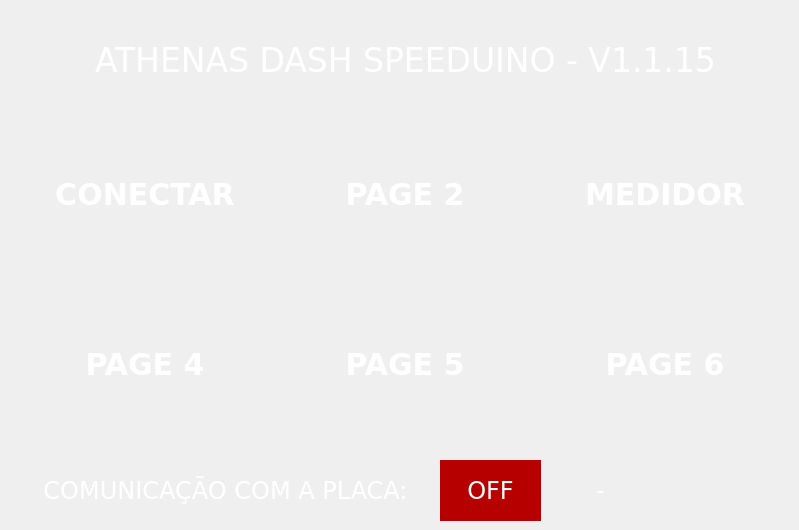
    <widget class="QWidget" name="page_0_main">
     <widget class="QPushButton" name="btnPage2">
      <property name="geometry">
       <rect>
        <x>280</x>
        <y>120</y>
        <width>250</width>
        <height>150</height>
       </rect>
      </property>
      <property name="font">
       <font>
        <family>Verdana</family>
        <pointsize>-1</pointsize>
        <bold>true</bold>
        <underline>false</underline>
        <strikeout>false</strikeout>
       </font>
      </property>
      <property name="autoFillBackground">
       <bool>false</bool>
      </property>
      <property name="styleSheet">
       <string notr="true">        QPushButton {
            background: qlineargradient(x1: 0, y1: 0, x2: 0, y2: 1,
                                        stop: 0.05 #630303, stop: 1 #4cc7c9);
            border-radius: 8px;
            color: #ffffff;
            font-family: Verdana;
            font-size: 30px;
            font-weight: bold;
            padding: 13px 32px;
            text-decoration: none;
        }
        QPushButton:hover {
            background: qlineargradient(x1: 0, y1: 0, x2: 0, y2: 1,
                                        stop: 0.05 #4cc7c9, stop: 1 #630303);
        }
        QPushButton:pressed {
            position:relative;
            top:1px;
        }</string>
      </property>
      <property name="text">
       <string>PAGE 2</string>
      </property>
     </widget>
     <widget class="QPushButton" name="btnPage3">
      <property name="geometry">
       <rect>
        <x>540</x>
        <y>120</y>
        <width>250</width>
        <height>150</height>
       </rect>
      </property>
      <property name="font">
       <font>
        <family>Verdana</family>
        <pointsize>-1</pointsize>
        <bold>true</bold>
        <underline>false</underline>
        <strikeout>false</strikeout>
       </font>
      </property>
      <property name="autoFillBackground">
       <bool>false</bool>
      </property>
      <property name="styleSheet">
       <string notr="true">        QPushButton {
            background: qlineargradient(x1: 0, y1: 0, x2: 0, y2: 1,
                                        stop: 0.05 #630303, stop: 1 #4cc7c9);
            border-radius: 8px;
            color: #ffffff;
            font-family: Verdana;
            font-size: 30px;
            font-weight: bold;
            padding: 13px 32px;
            text-decoration: none;
        }
        QPushButton:hover {
            background: qlineargradient(x1: 0, y1: 0, x2: 0, y2: 1,
                                        stop: 0.05 #4cc7c9, stop: 1 #630303);
        }
        QPushButton:pressed {
            position:relative;
            top:1px;
        }</string>
      </property>
      <property name="text">
       <string>MEDIDOR</string>
      </property>
     </widget>
     <widget class="QPushButton" name="btnPage1">
      <property name="geometry">
       <rect>
        <x>20</x>
        <y>120</y>
        <width>250</width>
        <height>150</height>
       </rect>
      </property>
      <property name="font">
       <font>
        <family>Verdana</family>
        <pointsize>-1</pointsize>
        <bold>true</bold>
        <underline>false</underline>
        <strikeout>false</strikeout>
       </font>
      </property>
      <property name="mouseTracking">
       <bool>true</bool>
      </property>
      <property name="tabletTracking">
       <bool>false</bool>
      </property>
      <property name="autoFillBackground">
       <bool>false</bool>
      </property>
      <property name="styleSheet">
       <string notr="true">        QPushButton {
            background: qlineargradient(x1: 0, y1: 0, x2: 0, y2: 1,
                                        stop: 0.05 #630303, stop: 1 #4cc7c9);
            border-radius: 8px;
            color: #ffffff;
            font-family: Verdana;
            font-size: 30px;
            font-weight: bold;
            padding: 13px 32px;
            text-decoration: none;
        }
        QPushButton:hover {
            background: qlineargradient(x1: 0, y1: 0, x2: 0, y2: 1,
                                        stop: 0.05 #4cc7c9, stop: 1 #630303);
        }
        QPushButton:pressed {
            position:relative;
            top:1px;
        }</string>
      </property>
      <property name="text">
       <string>CONECTAR</string>
      </property>
     </widget>
     <widget class="QLabel" name="label_6">
      <property name="geometry">
       <rect>
        <x>40</x>
        <y>30</y>
        <width>731</width>
        <height>61</height>
       </rect>
      </property>
      <property name="font">
       <font>
        <family>Verdana</family>
        <pointsize>25</pointsize>
       </font>
      </property>
      <property name="styleSheet">
       <string notr="true">color: rgb(255, 255, 255);</string>
      </property>
      <property name="text">
       <string>ATHENAS DASH SPEEDUINO - V1.1.15</string>
      </property>
      <property name="alignment">
       <set>Qt::AlignCenter</set>
      </property>
     </widget>
     <widget class="QPushButton" name="btnPage5">
      <property name="geometry">
       <rect>
        <x>280</x>
        <y>290</y>
        <width>250</width>
        <height>150</height>
       </rect>
      </property>
      <property name="font">
       <font>
        <family>Verdana</family>
        <pointsize>-1</pointsize>
        <bold>true</bold>
        <underline>false</underline>
        <strikeout>false</strikeout>
       </font>
      </property>
      <property name="autoFillBackground">
       <bool>false</bool>
      </property>
      <property name="styleSheet">
       <string notr="true">        QPushButton {
            background: qlineargradient(x1: 0, y1: 0, x2: 0, y2: 1,
                                        stop: 0.05 #630303, stop: 1 #4cc7c9);
            border-radius: 8px;
            color: #ffffff;
            font-family: Verdana;
            font-size: 30px;
            font-weight: bold;
            padding: 13px 32px;
            text-decoration: none;
        }
        QPushButton:hover {
            background: qlineargradient(x1: 0, y1: 0, x2: 0, y2: 1,
                                        stop: 0.05 #4cc7c9, stop: 1 #630303);
        }
        QPushButton:pressed {
            position:relative;
            top:1px;
        }</string>
      </property>
      <property name="text">
       <string>PAGE 5</string>
      </property>
     </widget>
     <widget class="QPushButton" name="btnPage6">
      <property name="geometry">
       <rect>
        <x>540</x>
        <y>290</y>
        <width>250</width>
        <height>150</height>
       </rect>
      </property>
      <property name="font">
       <font>
        <family>Verdana</family>
        <pointsize>-1</pointsize>
        <bold>true</bold>
        <underline>false</underline>
        <strikeout>false</strikeout>
       </font>
      </property>
      <property name="autoFillBackground">
       <bool>false</bool>
      </property>
      <property name="styleSheet">
       <string notr="true">        QPushButton {
            background: qlineargradient(x1: 0, y1: 0, x2: 0, y2: 1,
                                        stop: 0.05 #630303, stop: 1 #4cc7c9);
            border-radius: 8px;
            color: #ffffff;
            font-family: Verdana;
            font-size: 30px;
            font-weight: bold;
            padding: 13px 32px;
            text-decoration: none;
        }
        QPushButton:hover {
            background: qlineargradient(x1: 0, y1: 0, x2: 0, y2: 1,
                                        stop: 0.05 #4cc7c9, stop: 1 #630303);
        }
        QPushButton:pressed {
            position:relative;
            top:1px;
        }</string>
      </property>
      <property name="text">
       <string>PAGE 6</string>
      </property>
     </widget>
     <widget class="QPushButton" name="btnPage4">
      <property name="geometry">
       <rect>
        <x>20</x>
        <y>290</y>
        <width>250</width>
        <height>150</height>
       </rect>
      </property>
      <property name="font">
       <font>
        <family>Verdana</family>
        <pointsize>-1</pointsize>
        <bold>true</bold>
        <underline>false</underline>
        <strikeout>false</strikeout>
       </font>
      </property>
      <property name="mouseTracking">
       <bool>true</bool>
      </property>
      <property name="tabletTracking">
       <bool>false</bool>
      </property>
      <property name="autoFillBackground">
       <bool>false</bool>
      </property>
      <property name="styleSheet">
       <string notr="true">        QPushButton {
            background: qlineargradient(x1: 0, y1: 0, x2: 0, y2: 1,
                                        stop: 0.05 #630303, stop: 1 #4cc7c9);
            border-radius: 8px;
            color: #ffffff;
            font-family: Verdana;
            font-size: 30px;
            font-weight: bold;
            padding: 13px 32px;
            text-decoration: none;
        }
        QPushButton:hover {
            background: qlineargradient(x1: 0, y1: 0, x2: 0, y2: 1,
                                        stop: 0.05 #4cc7c9, stop: 1 #630303);
        }
        QPushButton:pressed {
            position:relative;
            top:1px;
        }</string>
      </property>
      <property name="text">
       <string>PAGE 4</string>
      </property>
     </widget>
     <widget class="QLabel" name="label_7">
      <property name="geometry">
       <rect>
        <x>30</x>
        <y>460</y>
        <width>391</width>
        <height>61</height>
       </rect>
      </property>
      <property name="font">
       <font>
        <family>Verdana</family>
        <pointsize>18</pointsize>
       </font>
      </property>
      <property name="styleSheet">
       <string notr="true">color: rgb(255, 255, 255);</string>
      </property>
      <property name="text">
       <string>COMUNICAÇÃO COM A PLACA:</string>
      </property>
      <property name="alignment">
       <set>Qt::AlignCenter</set>
      </property>
     </widget>
     <widget class="QLabel" name="labelComStatus">
      <property name="geometry">
       <rect>
        <x>440</x>
        <y>460</y>
        <width>101</width>
        <height>61</height>
       </rect>
      </property>
      <property name="font">
       <font>
        <family>Verdana</family>
        <pointsize>18</pointsize>
       </font>
      </property>
      <property name="styleSheet">
       <string notr="true">color: rgb(255, 255, 255);
background-color: rgb(182, 0, 0);</string>
      </property>
      <property name="text">
       <string>OFF</string>
      </property>
      <property name="alignment">
       <set>Qt::AlignCenter</set>
      </property>
     </widget>
     <widget class="QLabel" name="labelComCnt">
      <property name="geometry">
       <rect>
        <x>550</x>
        <y>460</y>
        <width>101</width>
        <height>61</height>
       </rect>
      </property>
      <property name="font">
       <font>
        <family>Verdana</family>
        <pointsize>18</pointsize>
       </font>
      </property>
      <property name="styleSheet">
       <string notr="true">color: rgb(255, 255, 255);</string>
      </property>
      <property name="text">
       <string>-</string>
      </property>
      <property name="alignment">
       <set>Qt::AlignCenter</set>
      </property>
     </widget>
    </widget>
